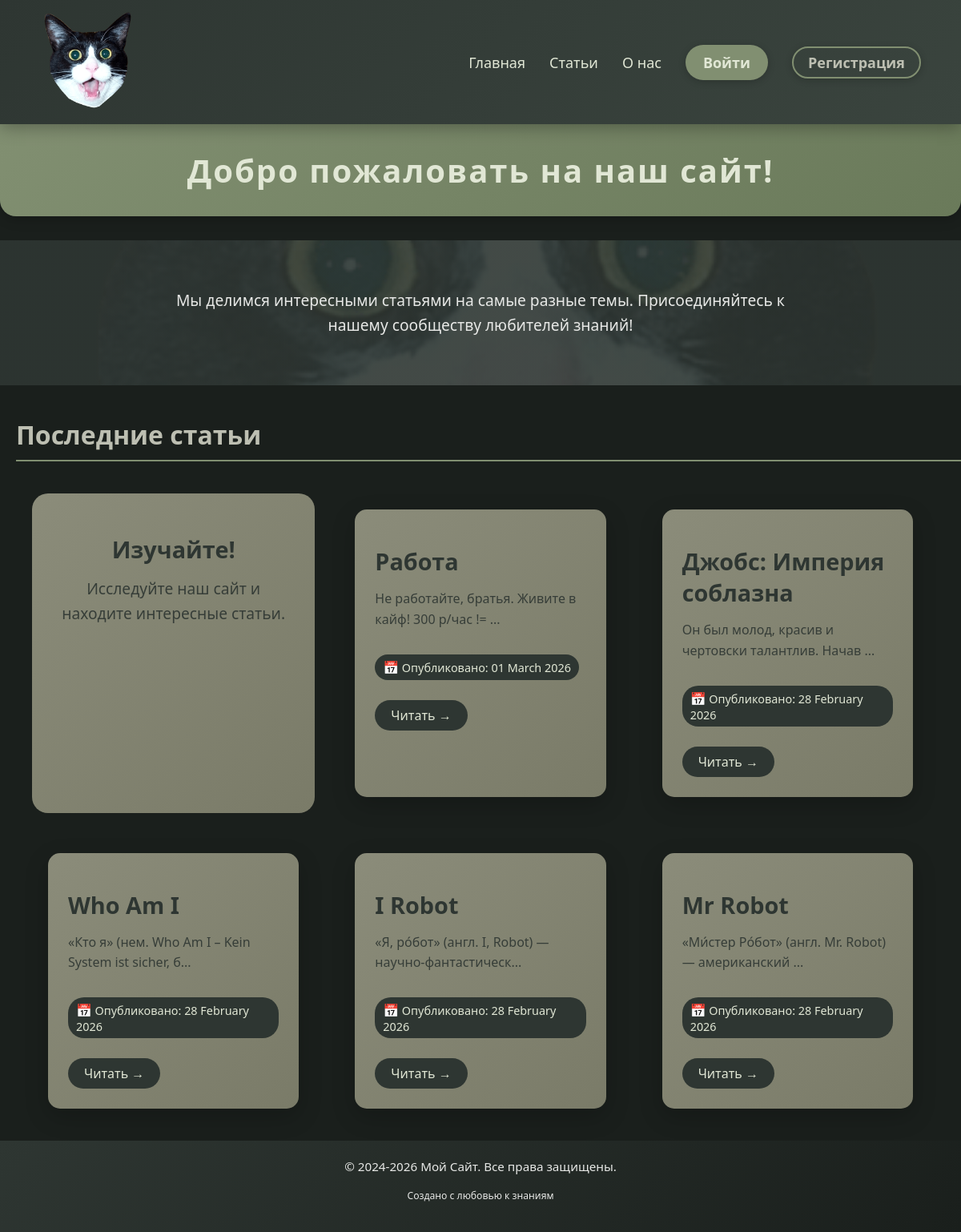
The page / on the database its author committed.
### articles/models.py (models this page shows, shortened)
class Article(models.Model):
    title = models.CharField(max_length=200)
    slug = models.SlugField()
    body = models.TextField()
    date = models.DateTimeField(auto_now_add=True)
    thumbnail = models.ImageField(upload_to="images/", blank=True)
    author = models.ForeignKey(User, default=None, on_delete=models.CASCADE)
    def snippet(self):
        return self.body[:50] + '...'

### mysite/views.py (the view)
# urls.py: path('', views.homepage, name='homepage'),
def homepage(request):
    article = Article.objects.all().order_by('date')[2::-1]
    return render(request, 'homepage.html', {'latest_articles': article})

### templates/homepage.html (shortened to what this page needs)
{% extends "base_layout.html" %}
{% block content %}
<h1>Добро пожаловать на наш сайт!</h1>
<section class="hero-section">
    <p>Мы делимся интересными статьями на самые разные темы. Присоединяйтесь к нашему сообществу любителей знаний!</p>
</section>
<h2>Последние статьи</h2>
<div class="featured-articles">
    <div class="info-card">
        <h3>Изучайте!</h3>
        <p>Исследуйте наш сайт и находите интересные статьи.</p>
    </div>
    {% for article in latest_articles %}
        <article class="article__item">
            <h3>{{ article.title }}</h3>
            <p>{{ article.snippet }}</p>
            {% if article.date %}
                <time datetime="{{ article.date|date:'Y-m-d' }}">
                    <span class="date-icon">📅</span>
                    Опубликовано: {{ article.date|date:"d E Y" }}
                </time>
            {% endif %}
            <a href="{% url 'articles:article_detail' slug=article.slug %}" class="read-more">
                Читать →
            </a>
        </article>
    {% empty %}
        <p>Пока нет статей. Скоро они появятся!</p>
    {% endfor %}
</div>
{% endblock content %}

### static/css/style.css (style rules this page uses)
* { margin: 0; padding: 0; box-sizing: border-box; }
body { font-family: 'Segoe UI', Tahoma, Geneva, Verdana, sans-serif; background-color: #1a1f1c; min-height: 100vh; display: flex; flex-direction: column; }
h1 { padding: 30px 20px; margin: 0 0 30px 0; text-align: center; color: #e1e7d5; background: linear-gradient(135deg, #818f71 0%, #6a7a5a 100%); font-size: 2.5em; letter-spacing: 2px; box-shadow: 0 4px 15px rgba(0,0,0,0.2); border-radius: 0 0 20px 20px; }
h2 { color: #bdbfb2; font-size: 2em; margin: 30px 0 20px 20px; padding-bottom: 10px; border-bottom: 2px solid #818f71; }
h3 { color: #e1e7d5; font-size: 1.5em; margin: 20px 0 10px; }
a { color: #bdbfb2; text-decoration: none; transition: color 0.3s ease; }
p { color: #e7e8e6; line-height: 1.6; margin-bottom: 15px; }
.hero-section { text-align: center; padding: 60px 20px; background: linear-gradient(rgba(46, 54, 50, 0.9), rgba(46, 54, 50, 0.9)), url('/static/images/logo.png'); background-size: cover; background-position: center; color: #e1e7d5; margin-bottom: 40px; }
.hero-section p { font-size: 1.2em; max-width: 800px; margin: 0 auto; }
.featured-articles { display: grid; grid-template-columns: repeat(auto-fit, minmax(300px, 1fr)); gap: 30px; padding: 20px 40px; max-width: 1400px; margin: 0 auto; }
.article__item { margin: 20px; padding: 25px; color: #161a18; background: linear-gradient(135deg, #8b8c7a 0%, #7a7b68 100%); border-radius: 15px; box-shadow: 0 10px 30px rgba(0,0,0,0.2); transition: all 0.3s ease; position: relative; overflow: hidden; }
.article__item::before { content: ''; position: absolute; top: 0; left: -100%; width: 100%; height: 100%; background: linear-gradient(90deg, transparent, rgba(255,255,255,0.1), transparent); transition: left 0.5s ease; }
.article__item h3 { color: #2e3632; font-size: 1.8em; margin-bottom: 15px; }
.article__item p { color: #2e3632; opacity: 0.9; }
.article__item time { display: inline-block; margin: 15px 0 10px; padding: 5px 10px; background-color: #2e3632; color: #e1e7d5; border-radius: 20px; font-size: 0.9em; }
.read-more { display: inline-block; margin-top: 15px; padding: 8px 20px; background-color: #2e3632; color: #e1e7d5; border-radius: 25px; transition: all 0.3s ease; }
.article__item, .article-detail, .about-content { animation: fadeIn 0.8s ease-out; }
.info-card { padding: 30px; background: linear-gradient(135deg, #8b8c7a 0%, #7a7b68 100%); border-radius: 20px; color: #2e3632; text-align: center; }
.info-card h3 { color: #2e3632; font-size: 1.8em; margin-bottom: 15px; }
.info-card p { color: #2e3632; font-size: 1.2em; opacity: 0.9; }
.article__item { position: relative; overflow: hidden; }
.date-icon, .author-icon { font-size: 1.1em; }
.article__item { transition: all 0.3s ease; }
.read-more { transition: all 0.3s ease; }

### rows shown on the page
Article: title "Работа", snippet "Не работайте, братья. Живите в кайф! 300 р/час != ...", date "01 March 2026"
Article: title "Джобс: Империя соблазна", snippet "Он был молод, красив и чертовски талантлив. Начав ...", date "28 February 2026"
Article: title "Who Am I", snippet "«Кто я» (нем. Who Am I – Kein System ist sicher, б...", date "28 February 2026"
Article: title "I Robot", snippet "«Я, ро́бот» (англ. I, Robot) — научно-фантастическ...", date "28 February 2026"
Article: title "Mr Robot", snippet "«Ми́стер Ро́бот» (англ. Mr. Robot) — американский ...", date "28 February 2026"
